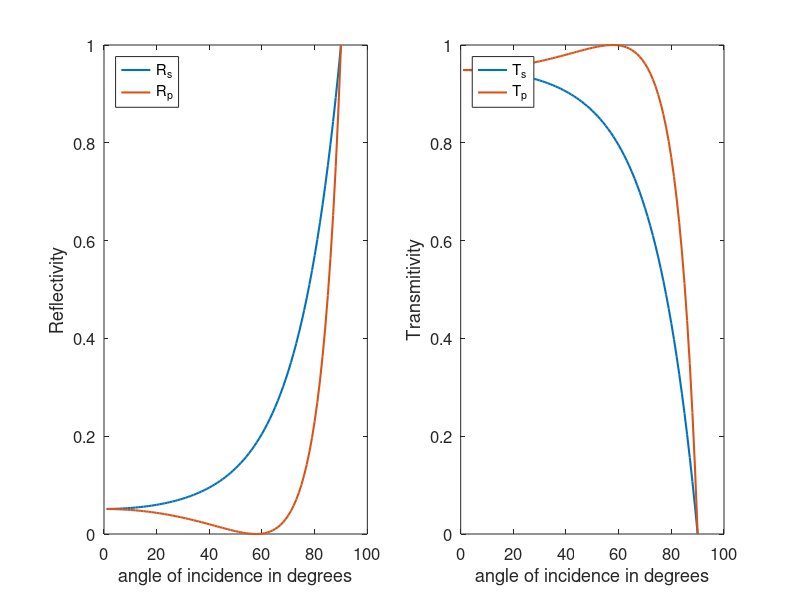

MATLAB code to generate this figure:
%
%,------------------------------------------------------------------------,
%| Compute refl. and transm. from Fresnel coeff.  (Lukas @30/01/21)  V1.3 |
%'------------------------------------------------------------------------'
%
%With this script you can calculate the reflection and transmission at an
%interface by using Fresnel coefficients. You just have to give the IORs.

close all
clear variables


%% ---- IORs --------------------------------------------------------------

n_air     = 1.000;
n_water   = 1.333;
n_ethanol = 1.360;
n_quartz  = 1.460;
n_pmma    = 1.490;
n_glass   = 1.520;
n_diamond = 2.409;


n1 = n_glass;
n2 = n_diamond;


%% ---- Calculate Reflection and Transmission -----------------------------

alphaDeg = 1:90;
alphaRad = alphaDeg/180*pi;

betaRad = asin(sin(alphaRad)*n1/n2);

r_s = - sin(alphaRad-betaRad)./sin(alphaRad+betaRad);
r_p = tan(alphaRad-betaRad)./tan(alphaRad+betaRad);

R_s = r_s.^2;
R_p = r_p.^2;

T_s = 1-R_s;
T_p = 1-R_p;


%% ---- Plot Reflection and Transmission ----------------------------------

figure('Position', [550 400 1000 350])
subplot(1,2,1)
plot(alphaDeg, R_s, 'LineWidth',1.5)
hold on
plot(alphaDeg, R_p, 'LineWidth',1.5)
xlabel ('angle of incidence in degrees')
ylabel ('Reflectivity')
legend ('R_s', 'R_p', 'Location', 'northwest')
set(gca,'FontSize',12)

subplot(1,2,2)
plot(alphaDeg, T_s, 'LineWidth',1.5)
hold on
plot(alphaDeg, T_p, 'LineWidth',1.5)
xlabel ('angle of incidence in degrees')
ylabel ('Transmitivity')
legend ('T_s', 'T_p', 'Location', 'northwest')
set(gca,'FontSize',12)


%% ---- Protocol of updates -----------------------------------------------

% 26.08.20 (V1.2):  - Sections introduced.
%
% 30.01.21 (V1.3):  - Subplots introduced.
